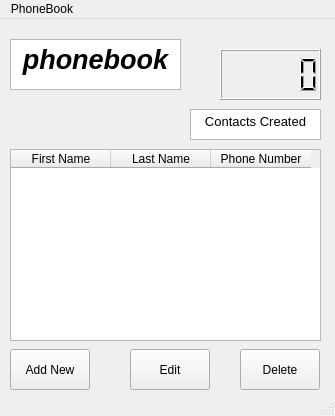
<?xml version="1.0" encoding="UTF-8"?>
<ui version="4.0">
 <class>MainWindow</class>
 <widget class="QMainWindow" name="MainWindow">
  <property name="geometry">
   <rect>
    <x>0</x>
    <y>0</y>
    <width>335</width>
    <height>416</height>
   </rect>
  </property>
  <property name="windowTitle">
   <string>MainWindow</string>
  </property>
  <property name="windowIcon">
   <iconset theme="QIcon::ThemeIcon::AddressBookNew"/>
  </property>
  <property name="windowOpacity">
   <double>1.000000000000000</double>
  </property>
  <widget class="QWidget" name="centralwidget">
   <widget class="QTextEdit" name="textEdit">
    <property name="enabled">
     <bool>true</bool>
    </property>
    <property name="geometry">
     <rect>
      <x>10</x>
      <y>20</y>
      <width>171</width>
      <height>51</height>
     </rect>
    </property>
    <property name="acceptDrops">
     <bool>false</bool>
    </property>
    <property name="autoFillBackground">
     <bool>true</bool>
    </property>
    <property name="readOnly">
     <bool>true</bool>
    </property>
    <property name="html">
     <string>&lt;!DOCTYPE HTML PUBLIC &quot;-//W3C//DTD HTML 4.0//EN&quot; &quot;http://www.w3.org/TR/REC-html40/strict.dtd&quot;&gt;
&lt;html&gt;&lt;head&gt;&lt;meta name=&quot;qrichtext&quot; content=&quot;1&quot; /&gt;&lt;meta charset=&quot;utf-8&quot; /&gt;&lt;style type=&quot;text/css&quot;&gt;
p, li { white-space: pre-wrap; }
hr { height: 1px; border-width: 0; }
li.unchecked::marker { content: &quot;\2610&quot;; }
li.checked::marker { content: &quot;\2612&quot;; }
&lt;/style&gt;&lt;/head&gt;&lt;body style=&quot; font-family:'Sans Serif'; font-size:9pt; font-weight:400; font-style:normal;&quot;&gt;
&lt;p align=&quot;center&quot; style=&quot; margin-top:0px; margin-bottom:0px; margin-left:0px; margin-right:0px; -qt-block-indent:0; text-indent:0px;&quot;&gt;&lt;span style=&quot; font-size:20pt; font-weight:700; font-style:italic;&quot;&gt;phonebook&lt;/span&gt;&lt;/p&gt;&lt;/body&gt;&lt;/html&gt;</string>
    </property>
   </widget>
   <widget class="QTableWidget" name="tableWidget">
    <property name="geometry">
     <rect>
      <x>10</x>
      <y>130</y>
      <width>311</width>
      <height>192</height>
     </rect>
    </property>
    <column>
     <property name="text">
      <string>First Name</string>
     </property>
    </column>
    <column>
     <property name="text">
      <string>Last Name</string>
     </property>
    </column>
    <column>
     <property name="text">
      <string>Phone Number</string>
     </property>
    </column>
   </widget>
   <widget class="QLCDNumber" name="lcdNumber">
    <property name="geometry">
     <rect>
      <x>220</x>
      <y>30</y>
      <width>101</width>
      <height>51</height>
     </rect>
    </property>
   </widget>
   <widget class="QTextEdit" name="textEdit_2">
    <property name="enabled">
     <bool>true</bool>
    </property>
    <property name="geometry">
     <rect>
      <x>190</x>
      <y>90</y>
      <width>131</width>
      <height>31</height>
     </rect>
    </property>
    <property name="acceptDrops">
     <bool>false</bool>
    </property>
    <property name="autoFillBackground">
     <bool>true</bool>
    </property>
    <property name="readOnly">
     <bool>true</bool>
    </property>
    <property name="html">
     <string>&lt;!DOCTYPE HTML PUBLIC &quot;-//W3C//DTD HTML 4.0//EN&quot; &quot;http://www.w3.org/TR/REC-html40/strict.dtd&quot;&gt;
&lt;html&gt;&lt;head&gt;&lt;meta name=&quot;qrichtext&quot; content=&quot;1&quot; /&gt;&lt;meta charset=&quot;utf-8&quot; /&gt;&lt;style type=&quot;text/css&quot;&gt;
p, li { white-space: pre-wrap; }
hr { height: 1px; border-width: 0; }
li.unchecked::marker { content: &quot;\2610&quot;; }
li.checked::marker { content: &quot;\2612&quot;; }
&lt;/style&gt;&lt;/head&gt;&lt;body style=&quot; font-family:'Sans Serif'; font-size:9pt; font-weight:400; font-style:normal;&quot;&gt;
&lt;p align=&quot;center&quot; style=&quot; margin-top:0px; margin-bottom:0px; margin-left:0px; margin-right:0px; -qt-block-indent:0; text-indent:0px;&quot;&gt;&lt;span style=&quot; font-size:10pt;&quot;&gt;Contacts Created&lt;/span&gt;&lt;/p&gt;&lt;/body&gt;&lt;/html&gt;</string>
    </property>
   </widget>
   <widget class="QPushButton" name="pushButton">
    <property name="geometry">
     <rect>
      <x>10</x>
      <y>330</y>
      <width>80</width>
      <height>41</height>
     </rect>
    </property>
    <property name="text">
     <string>Add New</string>
    </property>
   </widget>
   <widget class="QPushButton" name="pushButton_2">
    <property name="geometry">
     <rect>
      <x>130</x>
      <y>330</y>
      <width>80</width>
      <height>41</height>
     </rect>
    </property>
    <property name="text">
     <string>Edit</string>
    </property>
   </widget>
   <widget class="QPushButton" name="pushButton_3">
    <property name="geometry">
     <rect>
      <x>240</x>
      <y>330</y>
      <width>80</width>
      <height>41</height>
     </rect>
    </property>
    <property name="text">
     <string>Delete</string>
    </property>
   </widget>
  </widget>
  <widget class="QMenuBar" name="menubar">
   <property name="geometry">
    <rect>
     <x>0</x>
     <y>0</y>
     <width>335</width>
     <height>22</height>
    </rect>
   </property>
   <widget class="QMenu" name="menuPhoneBook">
    <property name="title">
     <string>PhoneBook</string>
    </property>
   </widget>
   <addaction name="menuPhoneBook"/>
  </widget>
  <widget class="QStatusBar" name="statusbar"/>
 </widget>
 <resources/>
 <connections/>
</ui>
